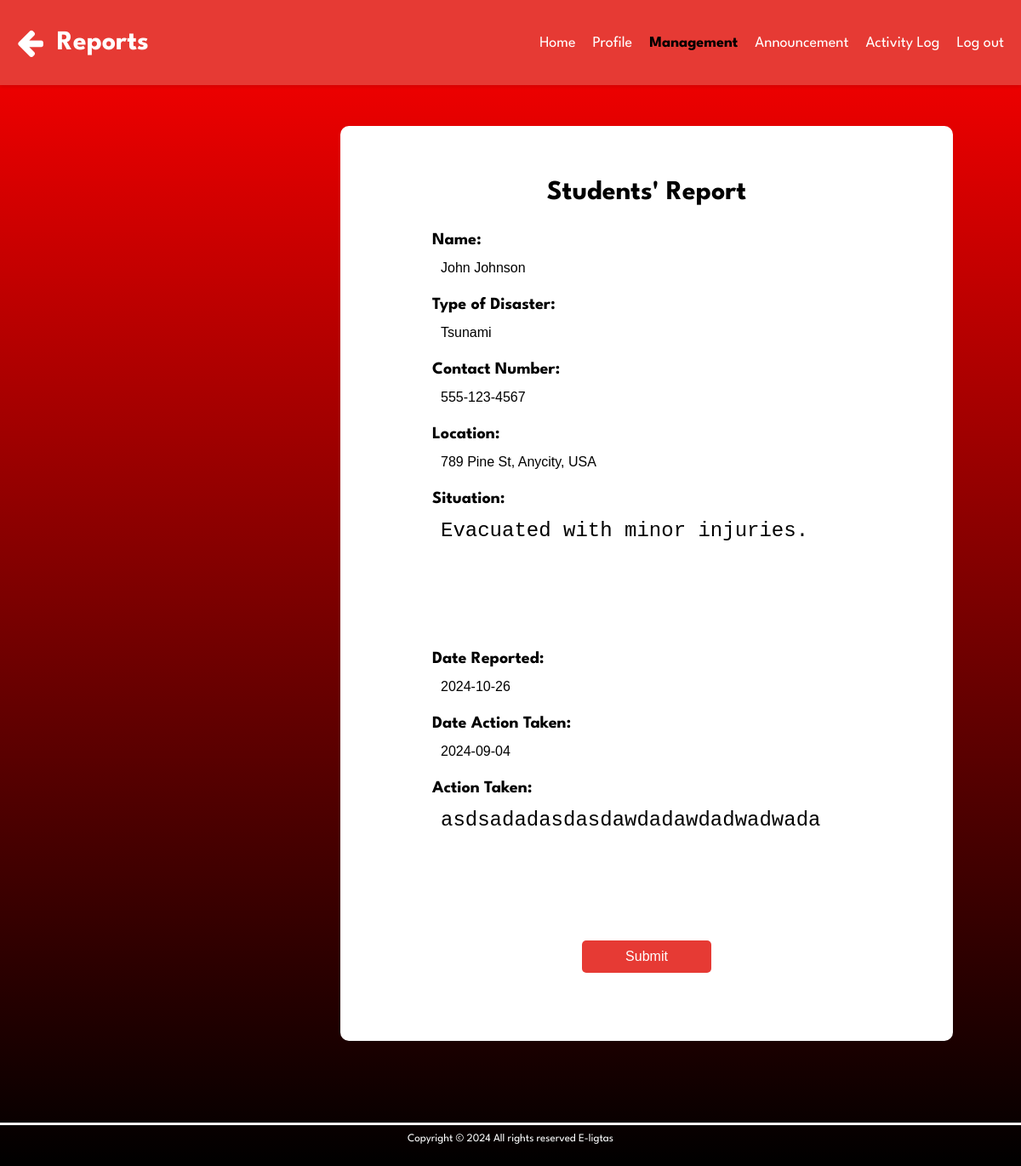
The page /reportDisplay.php?reportID=2 on the database its author committed.
### tables this page shows
CREATE TABLE `studentreport` (
  `reportID` int(11) NOT NULL,
  `studentID` int(11) DEFAULT NULL,
  `name` varchar(100) NOT NULL,
  `disasterType` varchar(50) NOT NULL,
  `contactNumber` varchar(15) NOT NULL,
  `location` varchar(150) NOT NULL,
  `situation` text NOT NULL,
  `date_reported` date NOT NULL DEFAULT curdate(),
  `date_action` date DEFAULT NULL,
  `action` text DEFAULT NULL
);

### reportDisplay.php (the view, shortened to what this page needs)
<?php
include 'db.php';
if (isset($_GET['reportID'])) {
    $reportID = $_GET['reportID'];
    $stmt = mysqli_prepare($conn, "SELECT * FROM studentreport WHERE reportID = ?");
    mysqli_stmt_bind_param($stmt, "i", $reportID);
    mysqli_stmt_execute($stmt);
    $result = mysqli_stmt_get_result($stmt);
    $report = mysqli_fetch_assoc($result);
} else {
    die('Report ID not provided.');
}
?>
<!DOCTYPE html>
<html lang="en">
<head>
    <link rel="stylesheet" href="https://cdnjs.cloudflare.com/ajax/libs/font-awesome/4.7.0/css/font-awesome.min.css">
    <link rel="stylesheet" href="">
</head>
<body>
    <section>
        <nav class="navbar">
            <div class="navbar-brand-container" style="gap: 1rem;">
                <a href="studentReports.php"><i class="fa fa-arrow-left" style="font-size:36px; color: white"></i></a>
                <a class="navbar-brand" style="font-size: xx-large;" href="#">Reports</a>
            </div>
            <ul class="navbar-nav">
                <li class="nav-item">
                    <a class="nav-link"  href="adminDashboard.html">Home</a>
                </li>
                <li class="nav-item">
                    <a class="nav-link"  href="">Profile</a>
                </li>
                <li class="nav-item">
                    <a class="nav-link  active"  aria-current="page" href="#">Management</a>
                </li>
                <li class="nav-item">
                    <a class="nav-link" href="#">Announcement</a>
                </li>
                <li class="nav-item">
                    <a class="nav-link" href="#">Activity Log</a>
                </li>
                <li class="nav-item">
                    <a class="nav-link" href="" onclick="return confirmLogout()">Log out</a>
                </li>
            </ul>
        </nav>
    </section>
    <section>
        <div class="report">
            <form class="report-form" method="POST" action="viewAction.php">
                <h3 class="head">Students' Report</h3>
                <div class="form-group">
                    <label for="Name"><strong>Name:</strong></label>
                    <input type="text" placeholder="Name" id="name" name="name" value="<?php echo htmlspecialchars($report['name']); ?>" readonly>
                </div>
                <div class="form-group">
                    <label for="disaster-type"><strong>Type of Disaster:</strong></label>
                    <input type="text" placeholder="Type of Disaster" id="disaster-type" name="disaster-type" value="<?php echo htmlspecialchars($report['disasterType']); ?>" readonly>
                </div>
                <div class="form-group">
                    <label for="contact-num"><strong>Contact Number:</strong></label>
                    <input type="text" placeholder="Contact Number" id="contact-num" name="contact-num" value="<?php echo htmlspecialchars($report['contactNumber']); ?>" readonly>
                </div>
                <div class="form-group">
                    <label for="location"><strong>Location:</strong></label>
                    <input type="text" placeholder="Location" id="location" name="location" value="<?php echo htmlspecialchars($report['location']); ?>" readonly>
                </div>
                <div class="form-group">
                    <label for="situation"><strong>Situation:</strong></label>
                    <textarea style="border: none; font-size: 24px; id="situation" name="situation" placeholder="Current Situation" required readonly><?php echo htmlspecialchars($report['situation']); ?></textarea>
                </div>
                <div class="form-group">
                    <label for="datetime"><strong>Date Reported:</strong></label>
                    <input type="datetime" placeholder="Date Reported" id="date-time" name="date-time" value="<?php echo htmlspecialchars($report['date_reported']); ?>" readonly>
                </div>
                <div class="form-group">
                <label for="date-time1"><strong>Date Action Taken:</strong></label>
                     <?php if (empty($report['action'])): ?>
                        <input type="datetime-local" id="date-time1" name="date-time" required>
                      <?php else: ?>
                        <input style="border: none;" type="datetime"  id="date-time1" name="date-time" value="<?php echo htmlspecialchars($report['date_action']); ?>" readonly>
                      <?php endif; ?>
                 </div>
                <div class="form-group">
                    <label for="action"><strong>Action Taken:</strong></label>
                    <?php if (empty($report['action'])): ?>
                        <textarea id="action" name="action" placeholder="Action" required></textarea>
                    <?php else: ?>
                        <textarea  style="border: none; font-size: 24px; " id="action" name="action" readonly><?php echo htmlspecialchars($report['action']); ?></textarea>
                    <?php endif; ?>
                </div>
                <center><button type="submit">Submit</button></center>
            </form>
        </div>
    </section>
    <center>
        <footer style="text-align: center; padding: 1rem 0;">
            <hr style="height: 0.2rem; background-color: rgb(253, 253, 253); width: 100%; border: none; margin: auto;"/>
            <p style="color: rgb(255, 255, 255); margin: 10px 0; font-size: small;">
                Copyright &copy; 2024 All rights reserved E-ligtas
            </p>
        </footer>
    </center>
</body>
</html>

### reportDisplay.php (style rules this page uses)
html, body { margin: 0; height: 100%; font-family: 'League Spartan'; }
body { margin: 0; background: linear-gradient(to bottom, red, black); background-size: cover; background-position: center; background-repeat: no-repeat; background-attachment: fixed; }
.navbar { font-size: .2rem; color: #ffffff; height: 5rem; display: flex; justify-content: space-between; align-items: center; background-color: #e63a34; padding: 10px 20px; box-shadow: 0 2px 4px rgba(0, 0, 0, 0.1); }
.navbar-brand-container { display: flex; align-items: center; }
.navbar-brand { font-weight: bold; font-size: .5rem; color: #ffffff; text-decoration: none; }
.navbar-nav { list-style: none; margin: 0; padding: 0; display: flex; }
.nav-item { margin-left: 20px; }
.nav-link { font-size: large; color: #ffffff; position: relative; text-decoration: none; color: inherit; transition: background-color 0.3s ease, color 0.3s ease; }
.nav-link::after { content: ''; display: block; height: 2px; background-color: currentColor; position: absolute; left: 0; bottom: -5px; width: 0; transition: width 0.3s ease; }
.nav-link.active { color: black; font-weight: bold; border-radius: 5px; }
.form-group { margin-bottom: 15px; font-size: 20px; }
label { display: block; margin-bottom: 5px; }
input[type="text"], select { width: 100%; padding: 10px; border: none; border-radius: 4px; box-sizing: border-box; font-size: medium; color: black; }
#date-time { width: 100%; padding: 10px; border: none; border-radius: 4px; box-sizing: border-box; font-size: medium; color: black; }
#date-time1 { width: 100%; padding: 10px; border: 1px solid #ccc; border-radius: 4px; box-sizing: border-box; font-size: medium; color: black; }
input::placeholder { position: absolute; top: 10px; left: 10px; color: #aaa; font-size: 16px; transform: translateY(0); }
button { background-color: #e63a34; color: white; border: none; border-radius: 5px; padding: 10px; cursor: pointer; width: 30%; font-size: medium; }
.report-form { width: 70%; margin: 2rem 0 5rem 0; }
.report { display: flex; align-items: center; justify-content: center; border-radius: 10px; background-color: hwb(0 100% 0%); width: 60vw; margin: 3rem 0 5rem 25rem; }
.head { font-size: xx-large; display: flex; justify-content: center; }
.form-group textarea { height: 150px; width: 100%; padding: 10px; border: 1px solid #ccc; border-radius: 4px; box-sizing: border-box; font-size: medium; color: black; vertical-align: top; resize: none; }

### rows shown on the page
studentreport: name "John Johnson", disaster-type "Tsunami", contact-num "555-123-4567", location "789 Pine St, Anycity, USA", situation "Evacuated with minor injuries.", date-time "2024-10-26", date-time "2024-09-04", action "asdsadadasdasdawdadawdadwadwada"
